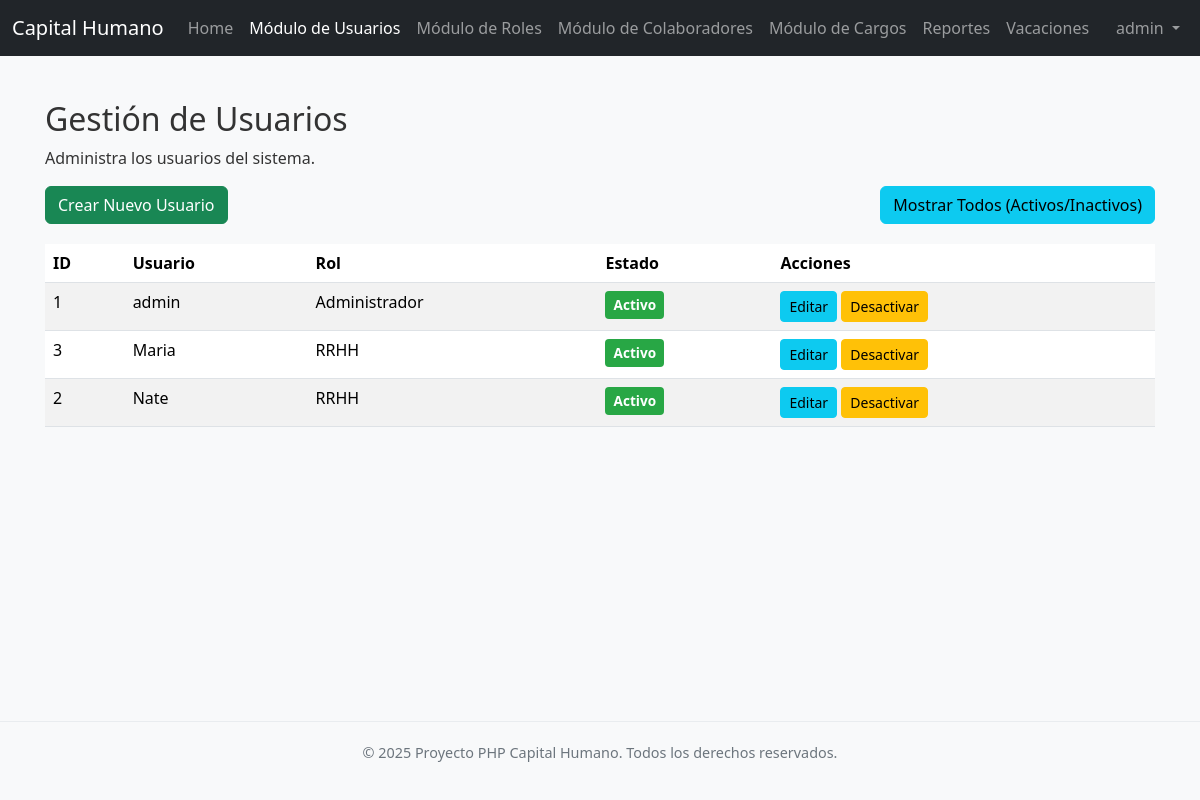
The page /usuarios/index.php (signed in) on the database as committed earlier.
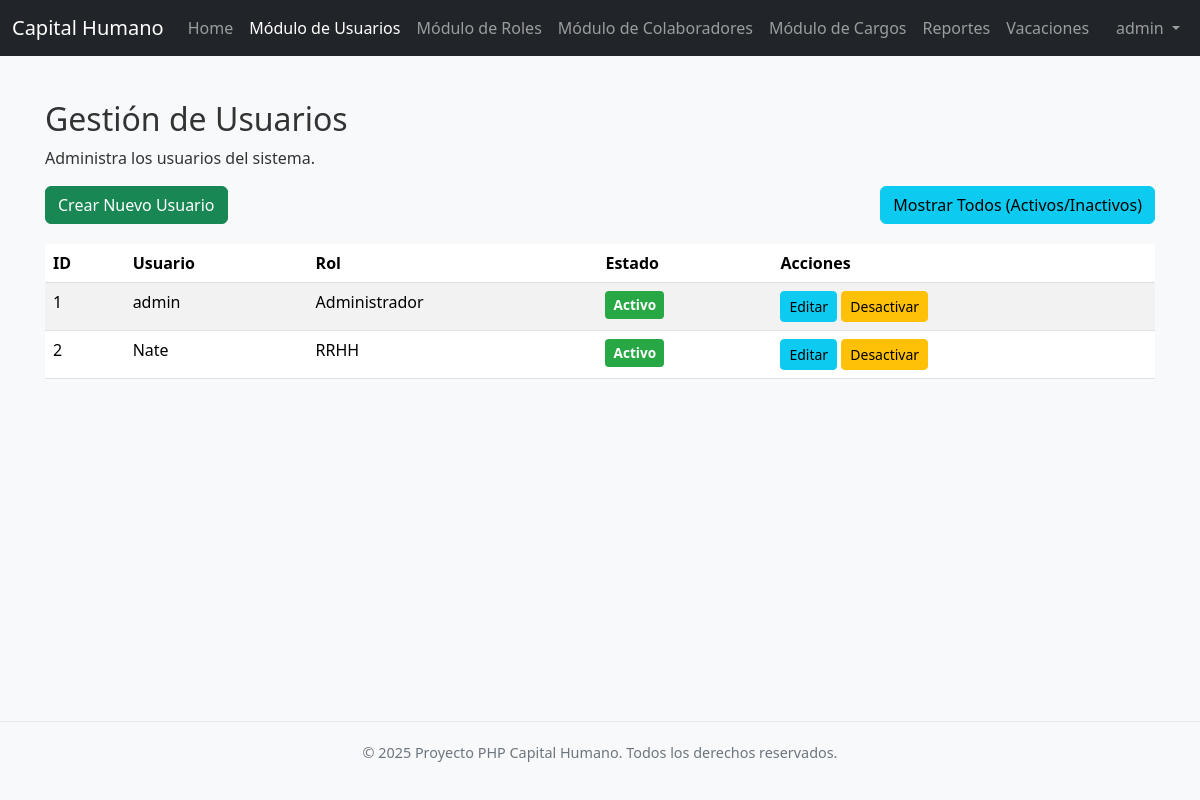
The same page on the database as committed later.
### tables this page shows
CREATE TABLE IF NOT EXISTS `usuarios` (
  `id` int NOT NULL AUTO_INCREMENT,
  `nombre_usuario` varchar(50) NOT NULL,
  `contrasena` varchar(255) NOT NULL,
  `id_rol` int DEFAULT '3',
  `activo` tinyint(1) DEFAULT '1',
  PRIMARY KEY (`id`),
  UNIQUE KEY `nombre_usuario` (`nombre_usuario`),
  KEY `fk_id_rol` (`id_rol`)
);

CREATE TABLE IF NOT EXISTS `roles` (
  `id_rol` int NOT NULL AUTO_INCREMENT,
  `nombre_rol` varchar(50) NOT NULL,
  `descripcion` text,
  PRIMARY KEY (`id_rol`),
  UNIQUE KEY `nombre_rol` (`nombre_rol`)
);

### usuarios/funciones.php (called while the page is built, shortened)
<?php
function tieneRol($rol_requerido) {
    return (isset($_SESSION["loggedin"]) && $_SESSION["loggedin"] === true && isset($_SESSION["id_rol"]) && $_SESSION["id_rol"] === $rol_requerido);
}
function esAdministrador() {
    return tieneRol(1);
}
function getUsuarios($link, $mostrar_todos = false) {
    $usuarios = [];
    $sql = "SELECT u.id, u.nombre_usuario, r.nombre_rol, u.activo FROM usuarios u JOIN roles r ON u.id_rol = r.id_rol";
    if (!$mostrar_todos) {
        $sql .= " WHERE u.activo = 1";
    }
    $sql .= " ORDER BY u.nombre_usuario ASC";
    if ($result = mysqli_query($link, $sql)) {
        while ($row = mysqli_fetch_assoc($result)) {
            $usuarios[] = $row;
        }
    }
    return $usuarios;
}
?>

### usuarios/index.php (the view, shortened to what this page needs)
<?php
require_once '../config.php';
require_once 'funciones.php';
require_once '../classes/Footer.php';
$current_page = 'usuarios';
require_once '../includes/navbar.php';
$usuarios = getUsuarios($link, isset($_GET['mostrar_todos']));
?>
<!DOCTYPE html>
<html lang="es">
<head>
    <link href="https://cdn.jsdelivr.net/npm/bootstrap@5.3.3/dist/css/bootstrap.min.css" rel="stylesheet">
    <link rel="stylesheet" href="../css/style.css">
</head>
<body>
    <div class="container mt-4 content-wrapper">
        <h2>Gestión de Usuarios</h2>
        <p>Administra los usuarios del sistema.</p>
        <div class="d-flex justify-content-between mb-3">
            <a href="crear.php" class="btn btn-success">Crear Nuevo Usuario</a>
            <?php if (isset($_GET['mostrar_todos'])): ?>
                <a href="index.php" class="btn btn-info">Mostrar Solo Activos</a>
            <?php else: ?>
                <a href="index.php?mostrar_todos=true" class="btn btn-info">Mostrar Todos (Activos/Inactivos)</a>
            <?php endif; ?>
        </div>
        <?php if (!empty($usuarios)): ?>
            <div class="table-responsive">
                <table class="table table-striped table-hover">
                    <thead>
                        <tr>
                            <th>ID</th>
                            <th>Usuario</th>
                            <th>Rol</th>
                            <th>Estado</th>
                            <th>Acciones</th>
                        </tr>
                    </thead>
                    <tbody>
                        <?php foreach ($usuarios as $usuario): ?>
                            <tr>
                                <td><?php echo htmlspecialchars($usuario['id']); ?></td>
                                <td><?php echo htmlspecialchars($usuario['nombre_usuario']); ?></td>
                                <td><?php echo htmlspecialchars($usuario['nombre_rol']); ?></td>
                                <td>
                                    <?php if ($usuario['activo'] == 1): ?>
                                        <span class="status-badge active">Activo</span>
                                    <?php else: ?>
                                        <span class="status-badge inactive">Inactivo</span>
                                    <?php endif; ?>
                                </td>
                                <td>
                                    <a href="editar.php?id=<?php echo $usuario['id']; ?>" class="btn btn-info btn-sm">Editar</a>
                                    <?php if ($usuario['activo'] == 1): ?>
                                        <a href="eliminar.php?id=<?php echo $usuario['id']; ?>" class="btn btn-warning btn-sm" onclick="return confirm('¿Está seguro de DESACTIVAR este usuario?');">Desactivar</a>
                                    <?php else: ?>
                                        <a href="activar.php?id=<?php echo $usuario['id']; ?>" class="btn btn-success btn-sm" onclick="return confirm('¿Está seguro de ACTIVAR este usuario?');">Activar</a>
                                    <?php endif; ?>
                                </td>
                            </tr>
                        <?php endforeach; ?>
                    </tbody>
                </table>
            </div>
        <?php else: ?>
            <div class="alert alert-info">No hay usuarios registrados en el sistema.</div>
        <?php endif; ?>
    </div>
    <?php
    if (class_exists('Footer')) {
        $footer = new Footer();
        $footer->render();
    } else {
        echo '<footer class="footer">';
        echo '  <div class="container">';
        echo '      <p>&copy; ' . date("Y") . ' Proyecto PHP Capital Humano. Todos los derechos reservados.</p>';
        echo '  </div>';
        echo '</footer>';
    }
    ?>
</body>
</html>

### includes/navbar.php (shortened to what this page needs)
<?php
require_once __DIR__ . '/../usuarios/funciones.php';
$current_user_is_admin = esAdministrador();
$current_user_is_rrhh = esRRHH();
$base_url = '/Proyecto_php/';
?>
<nav class="navbar navbar-expand-lg navbar-dark bg-dark">
    <div class="container-fluid">
        <a class="navbar-brand" href="<?php echo $base_url; ?>home.php">Capital Humano</a>
        <div class="collapse navbar-collapse" id="navbarNav">
            <ul class="navbar-nav me-auto mb-2 mb-lg-0">
                <li class="nav-item">
                    <a class="nav-link <?php echo ($current_page == 'home') ? 'active' : ''; ?>" aria-current="page" href="<?php echo $base_url; ?>home.php">Home</a>
                </li>
                <?php if ($current_user_is_admin): ?>
                <li class="nav-item">
                    <a class="nav-link <?php echo ($current_page == 'usuarios') ? 'active' : ''; ?>" href="<?php echo $base_url; ?>usuarios/index.php">Módulo de Usuarios</a>
                </li>
                <li class="nav-item">
                    <a class="nav-link <?php echo ($current_page == 'roles') ? 'active' : ''; ?>" href="<?php echo $base_url; ?>roles/index.php">Módulo de Roles</a>
                </li>
                <?php endif; ?>
                <?php if ($current_user_is_admin || $current_user_is_rrhh):  ?>
                <li class="nav-item">
                    <a class="nav-link <?php echo ($current_page == 'colaboradores') ? 'active' : ''; ?>" href="<?php echo $base_url; ?>colaboradores/index.php">Módulo de Colaboradores</a>
                </li>
                <?php endif; ?>
                <li class="nav-item">
                    <a class="nav-link" href="#">Módulo de Cargos</a>
                </li>
                <li class="nav-item">
                    <a class="nav-link" href="#">Reportes</a>
                </li>
                <li class="nav-item">
                    <a class="nav-link" href="#">Vacaciones</a>
                </li>
            </ul>
            <ul class="navbar-nav ms-auto">
                <li class="nav-item dropdown">
                    <a class="nav-link dropdown-toggle" href="#" id="navbarDropdown" role="button" data-bs-toggle="dropdown" aria-expanded="false">
                        <?php echo htmlspecialchars($_SESSION["username"]); ?>
                    </a>
                </li>
            </ul>
        </div>
    </div>
</nav>

### classes/Footer.php
<?php
class Footer {
    public function render() {
        echo <<<HTML
    <footer class="footer">
        <div class="container">
            <p>&copy; 2025 Proyecto PHP Capital Humano. Todos los derechos reservados.</p>
        </div>
    </footer>
HTML;
    }
}
?>

### css/style.css (style rules this page uses)
body { font-family: 'Segoe UI', 'Helvetica Neue', Arial, sans-serif; margin: 0; color: #333; display: flex; flex-direction: column; min-height: 100vh; overflow-x: hidden; background-color: #f8f9fa; }
.content, .content-wrapper { flex: 1; overflow-y: auto; padding: 20px 15px; }
.footer { background-color: #f8f9fa; border-top: 1px solid #e9ecef; text-align: center; padding: 20px; color: #6c757d; font-size: 0.9rem; width: 100%; }
.status-badge { padding: .3em .6em; border-radius: .25rem; font-size: 0.85em; font-weight: bold; display: inline-block; }
.status-badge.active { background-color: #28a745; color: white; }

### usuarios/index.php (style rules this page uses)
body { display: flex; flex-direction: column; min-height: 100vh; }
.content-wrapper { flex: 1; padding-bottom: 50px; }
.table-responsive { margin-top: 20px; }
.status-badge { padding: .3em .6em; border-radius: .25rem; font-size: 0.85em; font-weight: bold; }
.status-badge.active { background-color: #28a745; color: white; }
.footer { background-color: #f8f9fa; border-top: 1px solid #e9ecef; text-align: center; padding: 20px; color: #6c757d; font-size: 0.9rem; width: 100%; }

Rows that differ between the two databases and show on the page:
no longer on this page (row edited): usuarios: id "3", nombre_usuario "Maria", id_rol.nombre_rol "RRHH", activo "Activo"
